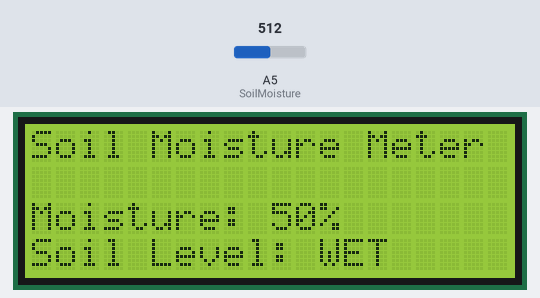
Simulated run of this sketch. Board: Arduino Uno, built with avr-gcc and run on an emulated ATmega328P. On the bench: 20×4 character LCD. The inputs (shaded band) are chosen by the test bench; at power-on: A5 (SoilMoisture) = 512. What the sketch prints to the serial monitor is not drawn.

Above: at 1.6 s.
1.7 s: A5 (SoilMoisture) set to 496
At 2.7 s:
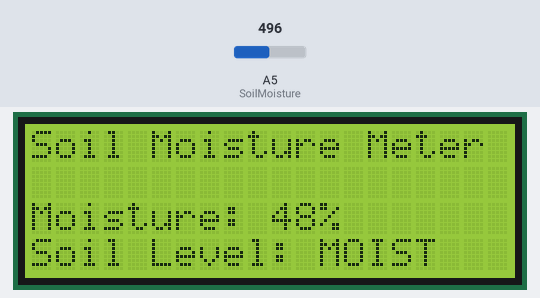
3.5 s: A5 (SoilMoisture) set to 109
At 5.2 s:
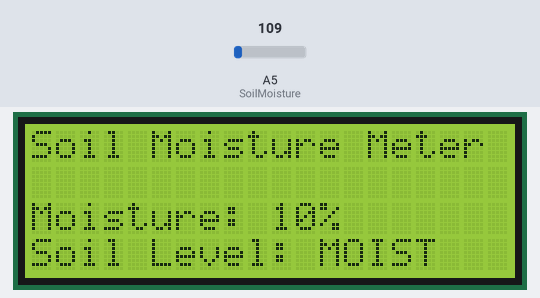
5.5 s: A5 (SoilMoisture) set to 92
At 6.8 s:
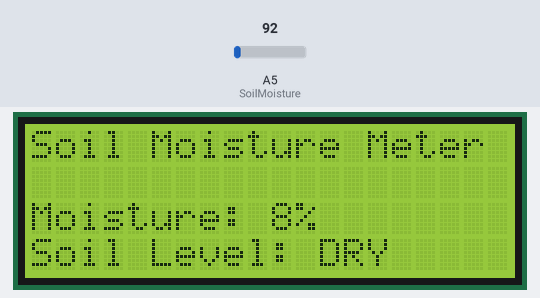
Timing chart, 0 to 8.5 s (numbered marks = the images above; inputs shaded):
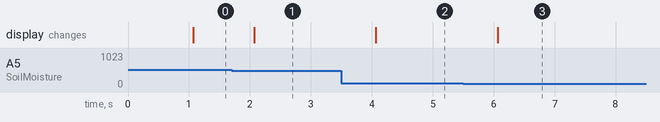

The sketch:

soillcd.ino
```cpp
#include <Wire.h>
#include <LiquidCrystal_I2C.h>

LiquidCrystal_I2C lcd(0x27, 20, 4);

#define SoilMoisture A5

unsigned long lastUpdateTime = 0;
const unsigned long updateInterval = 1000;

void setup() {
  Serial.begin(9600);
  lcd.begin();
  lcd.backlight();
  lcd.setCursor(0, 0);
  lcd.print("Soil Moisture Meter");
  pinMode(SoilMoisture, INPUT);
}

void loop() {
  unsigned long currentMillis = millis();


  if (currentMillis - lastUpdateTime >= updateInterval) {
    lastUpdateTime = currentMillis;

    int sensorValue = analogRead(SoilMoisture);
    int moisturePercent = map(sensorValue, 0, 1023, 0, 100);


    lcd.setCursor(0, 2);
    lcd.print("                    ");
    lcd.setCursor(0, 2);
    lcd.print("Moisture: ");
    lcd.print(moisturePercent);
    lcd.print("%");


    String status = "";
    if (moisturePercent < 10) {
      status = "DRY";
    } else if (moisturePercent < 50) {
      status = "MOIST";
    } else {
      status = "WET";
    }

    lcd.setCursor(0, 3);
    lcd.print("                    ");
    lcd.setCursor(0, 3);
    lcd.print("Soil Level: ");
    lcd.print(status);


    Serial.print("Moisture: ");
    Serial.print(moisturePercent);
    Serial.print("% - ");
    Serial.println(status);
  }
}
```

Measured:
- the behaviour switches between 512 and 511 on A5 (SoilMoisture) (found by bisection; images 0 and 1)
- the behaviour switches between 103 and 102 on A5 (SoilMoisture) (found by bisection; images 2 and 3)
- after the input at 1.7 s, the display: changes after 0.37 s (image 1)
- after the input at 3.5 s, the display: changes after 0.57 s (image 2)
- after the input at 5.5 s, the display: changes after 0.57 s (image 3)
